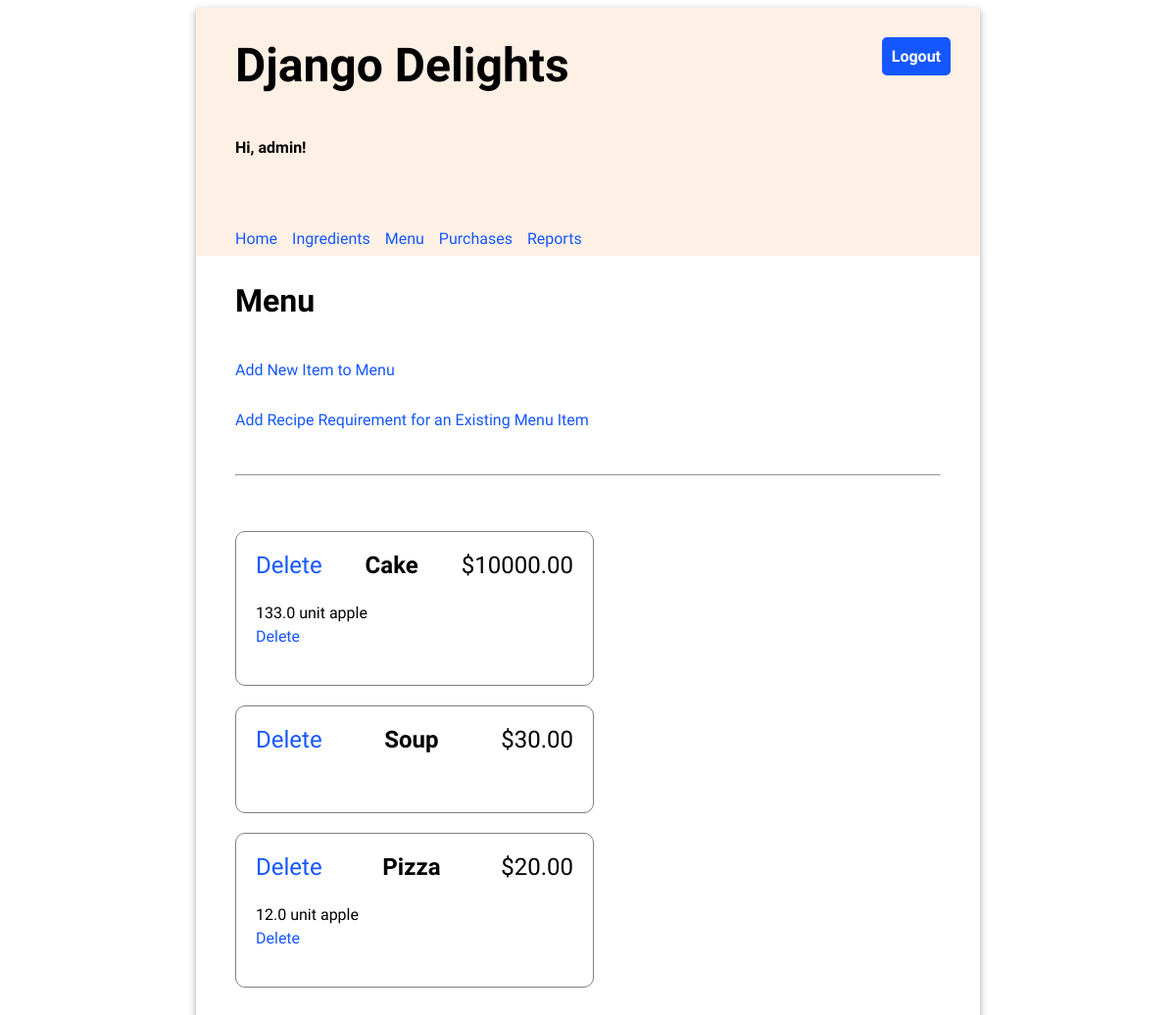
/menu/ (signed in), run on an earlier commit of the app's database.
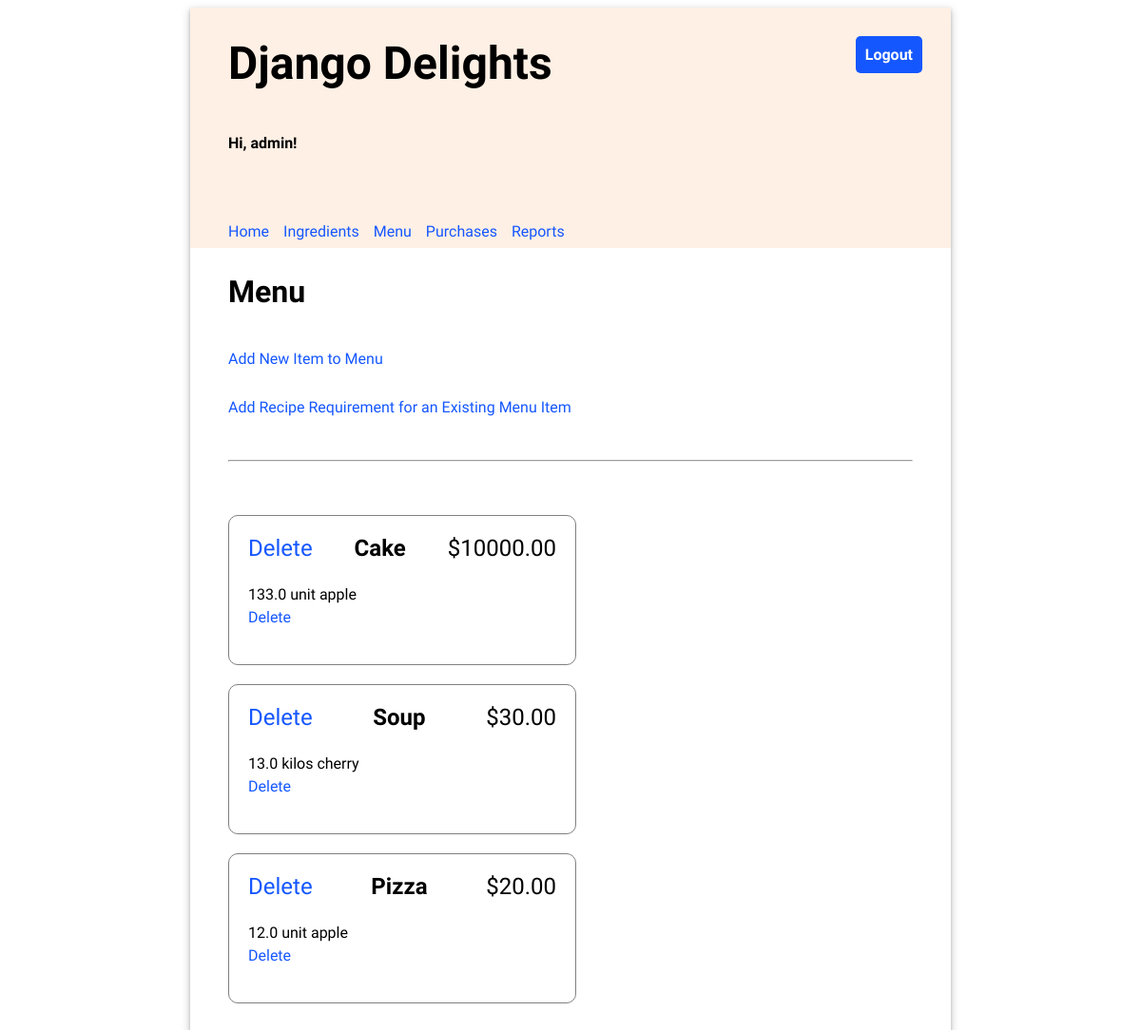
And on a later commit of the database.
### inventory/models.py (models this page shows, shortened)
class MenuItem(models.Model):
    id = models.AutoField(primary_key=True)
    title = models.CharField(max_length=200, unique=True)
    price = models.FloatField(default=0.00)

class RecipeRequirement(models.Model):
    id = models.AutoField(primary_key=True)
    menu_item = models.ForeignKey(MenuItem, on_delete=models.CASCADE)
    ingredient = models.ForeignKey(Ingredient, on_delete=models.CASCADE)
    quantity = models.FloatField(default=0)

class Ingredient(models.Model):
    id = models.AutoField(primary_key=True)
    name = models.CharField(max_length=200, unique=True)
    quantity = models.FloatField(default=0)
    unit = models.CharField(max_length=200)
    price_per_unit = models.FloatField(default=0)

### inventory/views.py (the view)
# urls.py: path('menu/', views.MenuList.as_view(), name="menu"),
class MenuList(LoginRequiredMixin, generic.ListView):
    template_name = "inventory/menu_list.html"
    model = MenuItem
    context_object_name = 'object_list'
    def get_context_data(self, **kwargs):
        context = super().get_context_data(**kwargs)
        context['objects'] = MenuItem.objects.all()
        return context

### templates/inventory/menu_list.html (shortened to what this page needs)
{% extends '../base.html' %}
{% load static %}
{% block content %}
    <h2>Menu</h2>
    <p><a href="{% url 'inventory:add_menu_item' %}">Add New Item to Menu</a></p>
    <p><a href="{% url 'inventory:add_recipe_requirement' %}">Add Recipe Requirement for an Existing Menu Item</a></p>
    <hr/>
    <ul class="menu-items">
    {% for menu_item in object_list %}
        <li>
            <div class="menu-item-header">
                <td class="price"><a href="{% url 'inventory:delete_menu' menu_item.id %}">Delete</a></td>
                <div class="menu-item-title">{{ menu_item.title }}</div>
                <div class="menu-item-price">${{ menu_item.price|stringformat:".2f" }}</div>
            </div>
            <ul class="menu-item-ingredients">
                {% for recipe_requirement in menu_item.reciperequirement_set.all %}
                <li>{{ recipe_requirement.quantity }} {{recipe_requirement.ingredient.unit }} {{ recipe_requirement.ingredient.name }}</li>
                <td class="price"><a href="{% url 'inventory:delete_recipe_requirement' recipe_requirement.id %}">Delete</a></td>
                {% endfor %}
            </ul>
        </li>
    {% endfor %}
    </ul>
{% endblock %}

What changed in the data, as far as the page shows it:
added RecipeRequirement: quantity "13.0", ingredient.unit "kilos", ingredient.name "cherry", shown under MenuItem "Soup"
